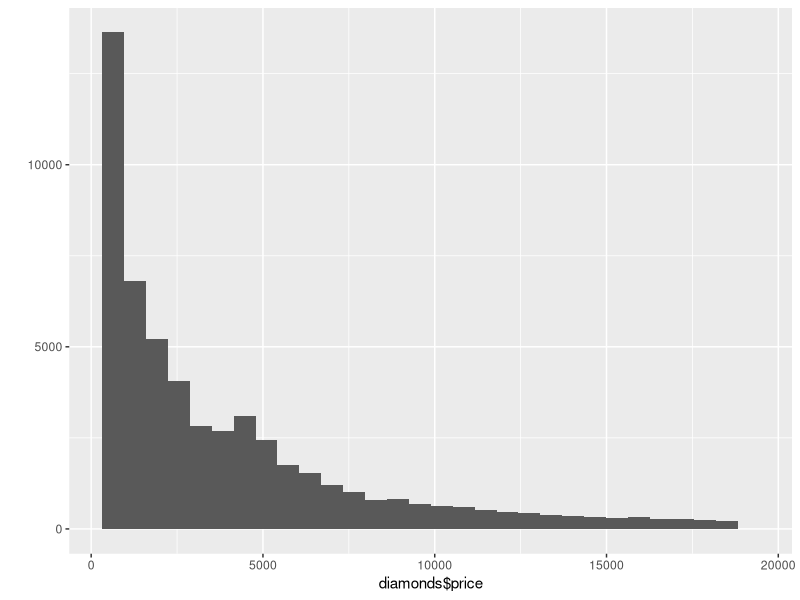

R code for this plot:
if (require("ggplot2") == FALSE) {
  install.packages("ggplot2")
  require("ggplot2")
}

data(diamonds)

qplot(diamonds$price)